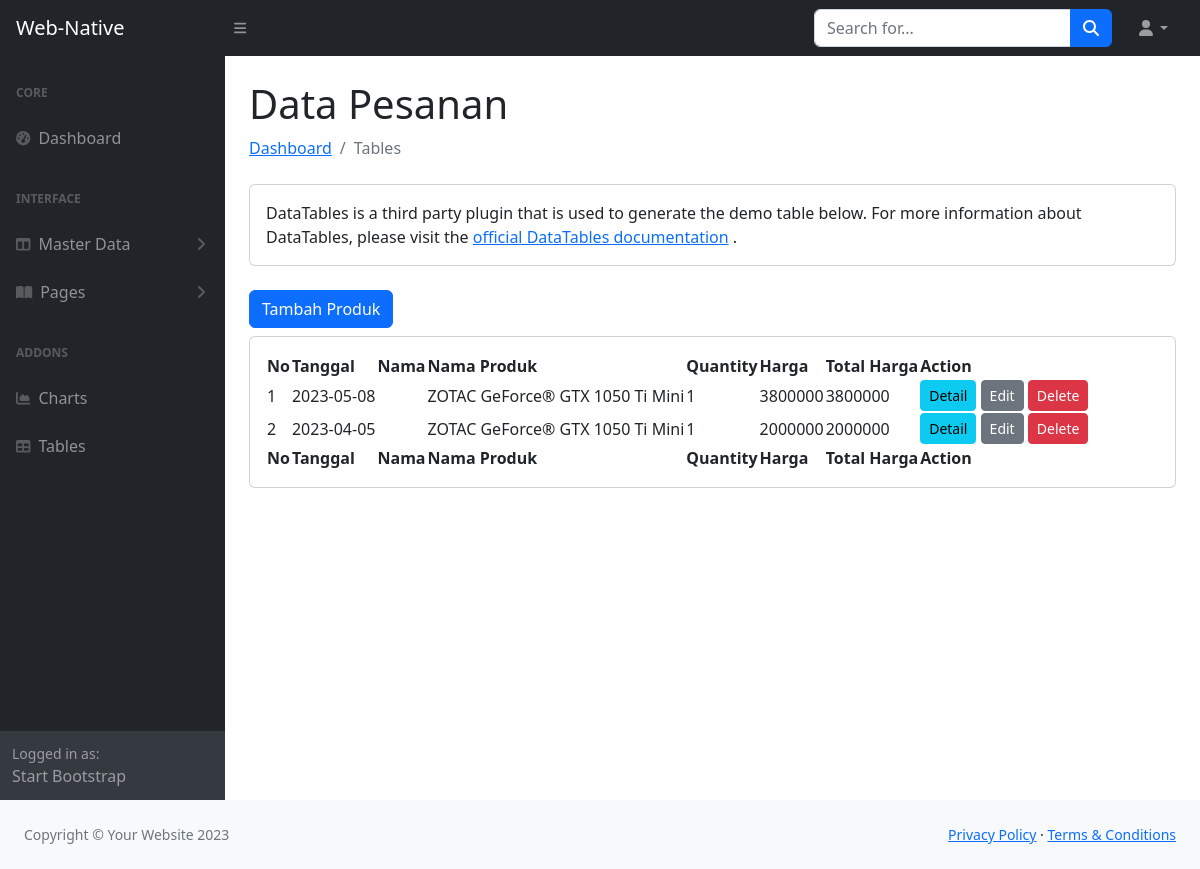
The app's page /index.php?url=pesanan with its own data.
### tables this page shows
CREATE TABLE `pesanan_items` (
  `id` int(11) NOT NULL,
  `produk_id` int(11) NOT NULL,
  `pesanan_id` int(11) NOT NULL,
  `qty` int(11) DEFAULT NULL,
  `harga` double DEFAULT NULL
);

CREATE TABLE `pesanan` (
  `id` int(11) NOT NULL,
  `tanggal` date DEFAULT NULL,
  `total` double DEFAULT NULL,
  `pelanggan_id` int(11) NOT NULL
);

CREATE TABLE `produk` (
  `id` int(11) NOT NULL,
  `kode` varchar(10) DEFAULT NULL,
  `nama` varchar(45) DEFAULT NULL,
  `harga_beli` double DEFAULT NULL,
  `harga_jual` double DEFAULT NULL,
  `stok` int(11) DEFAULT NULL,
  `min_stok` int(11) DEFAULT NULL,
  `jenis_produk_id` int(11) NOT NULL
);

### models/Data_Pesanan.php (called while the page is built, shortened)
<?php
class DataPesanan{
    private $koneksi;
    public function __construct()
    {
        global $dbh;
        $this->koneksi = $dbh;
    }
    public function dataPesanan(){
        $sql = "SELECT pesanan.*, produk.nama AS Nama_Produk, pesanan_items.qty, pesanan_items.harga, pesanan.total
        FROM pesanan
        JOIN pelanggan ON pesanan.pelanggan_id = pelanggan.id
        JOIN pesanan_items ON pesanan.id = pesanan_items.pesanan_id
        JOIN produk ON pesanan_items.produk_id = produk.id";
        $ps = $this->koneksi->prepare($sql);
        $ps->execute();
        $rs = $ps->fetchAll();
        return $rs;
    }
}
?>

### pesanan.php (the view, shortened to what this page needs)
<?php
$model = new DataPesanan();
$data_pesanan = $model->dataPesanan();
?>
<h1 class="mt-4">Data Pesanan</h1>
<ol class="breadcrumb mb-4">
    <li class="breadcrumb-item"><a href="index.html">Dashboard</a></li>
    <li class="breadcrumb-item active">Tables</li>
</ol>
<div class="card mb-4">
    <div class="card-body">
        DataTables is a third party plugin that is used to generate the demo table below. For more information about DataTables, please visit the
        <a target="_blank" href="https://datatables.net/">official DataTables documentation</a>
        .
    </div>
</div>
<a href="index.php?url=pesanan_form" class="btn btn-primary mb-2">Tambah Produk</a>
<div class="card mb-4">
    <div class="card-body">
        <table id="datatablesSimple">
            <thead>
                <tr>
                    <th>No</th>
                    <th>Tanggal</th>
                    <th>Nama</th>
                    <th>Nama Produk</th>
                    <th>Quantity</th>
                    <th>Harga</th>
                    <th>Total Harga</th>
                    <th>Action</th>
                </tr>
            </thead>
            <tfoot>
                <tr>
                    <th>No</th>
                    <th>Tanggal</th>
                    <th>Nama</th>
                    <th>Nama Produk</th>
                    <th>Quantity</th>
                    <th>Harga</th>
                    <th>Total Harga</th>
                    <th>Action</th>
                </tr>
            </tfoot>
            <tbody>
                <?php
                $no = 1;
                foreach ($data_pesanan as $row) {
                ?>
                <tr>
                    <td><?= $no ?></td>
                    <td><?= $row['tanggal'] ?></td>
                    <td><?= $row['nama'] ?></td>
                    <td><?= $row['Nama_Produk'] ?></td>
                    <td><?= $row['qty'] ?></td>
                    <td><?= $row['harga'] ?></td>
                    <td><?= $row['total'] ?></td>
                    <td>
                        <form action="controllers/pesanan_controllers.php" method="POST">
                            <a href="" class="btn btn-info btn-sm">Detail</a>
                            <a href="index.php?url=pesanan_form&idedit=<?=$row['id']?>" class="btn btn-secondary btn-sm">Edit</a>
                            <button type="submit" class="btn btn-danger btn-sm" name="proses" value="deletePesanan" onclick="return confirm('Apakah anda yakin?')">Delete</button>
                        </form>
                    </td>
                </tr>
                <?php
                $no++;
                }
                ?>
            </tbody>
        </table>
    </div>
</div>
</div>

### records on screen
pesanan_items: pesanan.tanggal "2023-05-08", produk.nama "ZOTAC GeForce® GTX 1050 Ti Mini", qty "1", harga "3800000", pesanan.total "3800000"
pesanan_items: pesanan.tanggal "2023-04-05", produk.nama "ZOTAC GeForce® GTX 1050 Ti Mini", qty "1", harga "2000000", pesanan.total "2000000"
